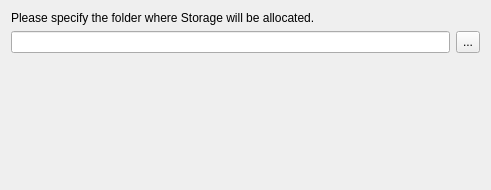
<?xml version="1.0" encoding="UTF-8"?>
<ui version="4.0">
 <class>TargetWidget</class>
 <widget class="QWidget" name="MyPage">
  <property name="geometry">
   <rect>
    <x>0</x>
    <y>0</y>
    <width>491</width>
    <height>190</height>
   </rect>
  </property>
  <property name="sizePolicy">
   <sizepolicy hsizetype="Preferred" vsizetype="Preferred">
    <horstretch>0</horstretch>
    <verstretch>0</verstretch>
   </sizepolicy>
  </property>
  <property name="minimumSize">
   <size>
    <width>491</width>
    <height>190</height>
   </size>
  </property>
  <property name="windowTitle">
   <string>Form</string>
  </property>
  <layout class="QVBoxLayout" name="verticalLayout">
   <item>
    <widget class="QLabel" name="label_2">
     <property name="text">
      <string>Please specify the folder where Storage will be allocated.</string>
     </property>
    </widget>
   </item>
   <item>
    <layout class="QHBoxLayout" name="horizontalLayout">
     <item>
      <widget class="QLineEdit" name="targetDirectory">
       <property name="readOnly">
        <bool>true</bool>
       </property>
      </widget>
     </item>
     <item>
      <widget class="QToolButton" name="targetChooser">
       <property name="sizePolicy">
        <sizepolicy hsizetype="Fixed" vsizetype="Preferred">
         <horstretch>0</horstretch>
         <verstretch>0</verstretch>
        </sizepolicy>
       </property>
       <property name="minimumSize">
        <size>
         <width>0</width>
         <height>0</height>
        </size>
       </property>
       <property name="text">
        <string>...</string>
       </property>
      </widget>
     </item>
    </layout>
   </item>
   <item>
    <spacer name="verticalSpacer">
     <property name="orientation">
      <enum>Qt::Vertical</enum>
     </property>
     <property name="sizeHint" stdset="0">
      <size>
       <width>20</width>
       <height>122</height>
      </size>
     </property>
    </spacer>
   </item>
  </layout>
 </widget>
 <resources/>
 <connections/>
</ui>
